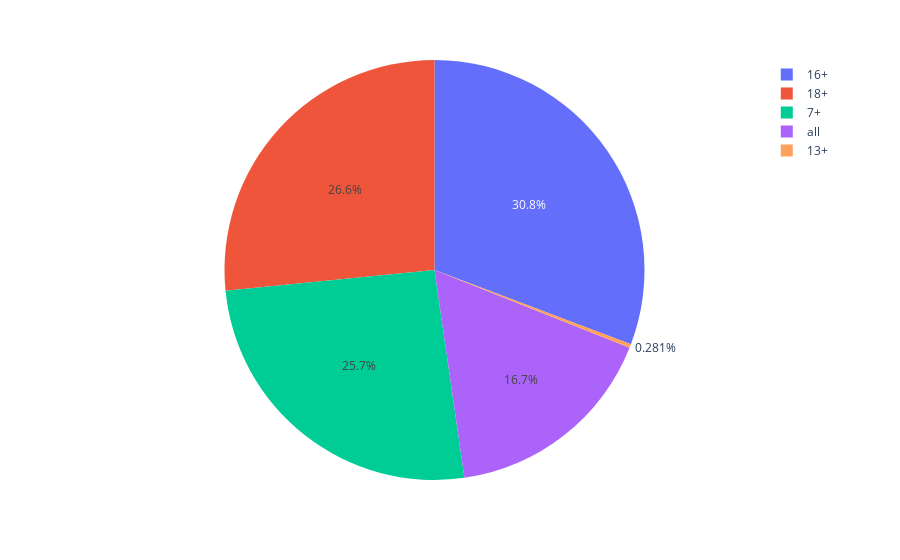

This figure's notebook cell:
### Code cell
fig = px.pie(age_count, values='Shows', names='age')
fig.show()

### Figure 1 — Plotly figure (JSON) as saved in the notebook; plotly's stock layout.template omitted (floating-point values rounded to 4 significant figures)
{"data": [{"domain": {"x": [0, 1], "y": [0, 1]}, "hovertemplate": "age=%{label}<br>Shows=%{value}<extra></extra>", "labels": ["16+", "18+", "7+", "all", "13+"], "legendgroup": "", "name": "", "showlegend": true, "type": "pie", "values": [986, 852, 824, 535, 9]}], "layout": {"legend": {"tracegroupgap": 0}, "margin": {"t": 60}}}
